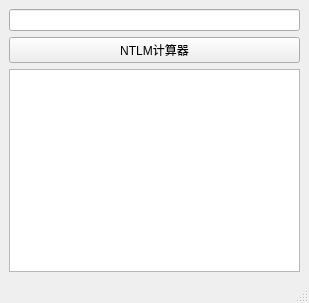
<?xml version="1.0" encoding="UTF-8"?>
<ui version="4.0">
 <class>MainWindow</class>
 <widget class="QMainWindow" name="MainWindow">
  <property name="geometry">
   <rect>
    <x>0</x>
    <y>0</y>
    <width>309</width>
    <height>303</height>
   </rect>
  </property>
  <property name="windowTitle">
   <string>NTLM计算器</string>
  </property>
  <widget class="QWidget" name="centralwidget">
   <layout class="QGridLayout" name="gridLayout">
    <item row="0" column="0">
     <layout class="QVBoxLayout" name="verticalLayout">
      <item>
       <widget class="QLineEdit" name="lineEdit"/>
      </item>
      <item>
       <widget class="QPushButton" name="pushButton_3">
        <property name="text">
         <string>NTLM计算器</string>
        </property>
       </widget>
      </item>
      <item>
       <widget class="QTextBrowser" name="textBrowser"/>
      </item>
     </layout>
    </item>
   </layout>
  </widget>
  <widget class="QStatusBar" name="statusbar"/>
 </widget>
 <resources/>
 <connections/>
</ui>
